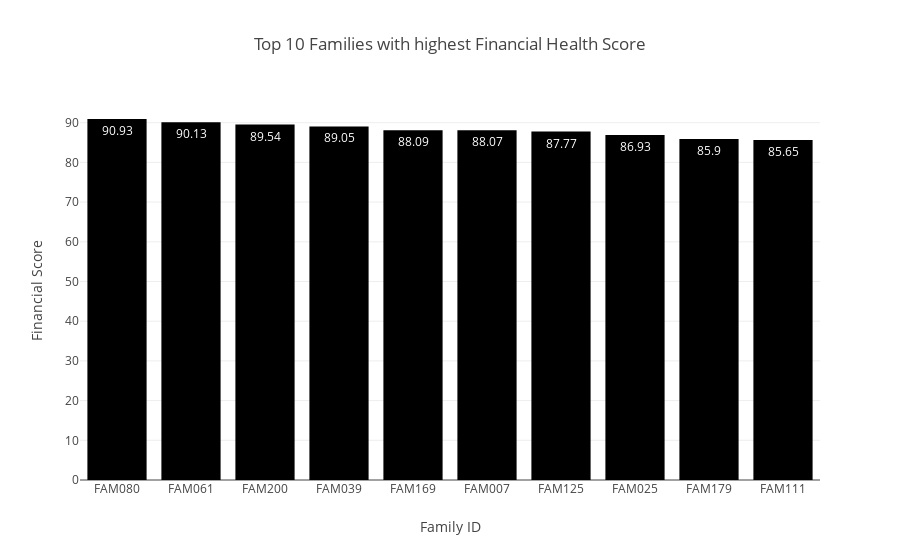
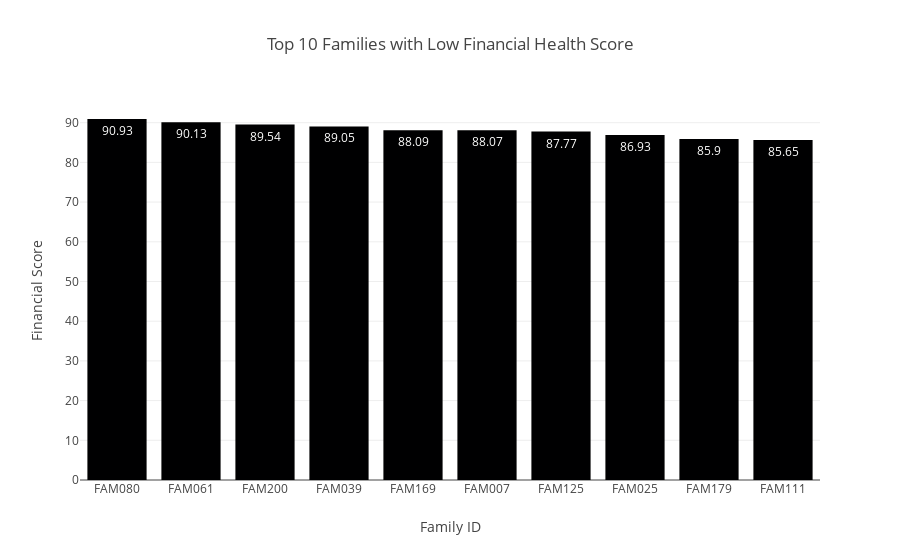

Here is the notebook cell these charts were saved with, in order:
### Markdown cell above
***Top spending categories are:***
1. Entertainment: 615,070.77k
2. Utilities: 609,251.87k
3. Groceries: 606,010.58k
   
***Discretionary spending (e.g., Entertainment) appears to consume a significant portion, potentially affecting financial health.***

### Code cell
# Family-wise financial scores
fig5 = px.bar(
    family_Financial_Score_df_highest,
    x='Family ID',
    y='Score',
    title='Top 10 Families with highest Financial Health Score',
    labels={'Score': 'Financial Score', 'Family ID': 'Family ID'},
    text_auto=True
)
fig5.show()
# Family-wise financial scores
fig6 = px.bar(
    family_Financial_Score_df_highest,
    x='Family ID',
    y='Score',
    title='Top 10 Families with Low Financial Health Score',
    labels={'Score': 'Financial Score', 'Family ID': 'Family ID'},
    text_auto=True
)
fig6.show()

### Figure 1 — Plotly figure (JSON) as saved in the notebook; plotly's stock layout.template omitted (floating-point values rounded to 4 significant figures)
{"data": [{"alignmentgroup": "True", "hovertemplate": "Family ID=%{x}<br>Financial Score=%{y}<extra></extra>", "legendgroup": "", "marker": {"color": "#000001", "pattern": {"shape": ""}}, "name": "", "offsetgroup": "", "orientation": "v", "showlegend": false, "textposition": "auto", "texttemplate": "%{y}", "type": "bar", "x": ["FAM080", "FAM061", "FAM200", "FAM039", "FAM169", "FAM007", "FAM125", "FAM025", "FAM179", "FAM111"], "xaxis": "x", "y": [90.93, 90.13, 89.54, 89.05, 88.09, 88.07, 87.77, 86.93, 85.9, 85.65], "yaxis": "y"}], "layout": {"autosize": true, "barmode": "relative", "legend": {"tracegroupgap": 0}, "title": {"text": "Top 10 Families with highest Financial Health Score"}, "xaxis": {"anchor": "y", "autorange": true, "domain": [0, 1], "range": [-0.5, 9.5], "title": {"text": "Family ID"}, "type": "category"}, "yaxis": {"anchor": "x", "autorange": true, "domain": [0, 1], "range": [0, 95.72], "title": {"text": "Financial Score"}, "type": "linear"}}}

### Figure 2 — Plotly figure (JSON) as saved in the notebook; plotly's stock layout.template omitted (floating-point values rounded to 4 significant figures)
{"data": [{"alignmentgroup": "True", "hovertemplate": "Family ID=%{x}<br>Financial Score=%{y}<extra></extra>", "legendgroup": "", "marker": {"color": "#000001", "pattern": {"shape": ""}}, "name": "", "offsetgroup": "", "orientation": "v", "showlegend": false, "textposition": "auto", "texttemplate": "%{y}", "type": "bar", "x": ["FAM080", "FAM061", "FAM200", "FAM039", "FAM169", "FAM007", "FAM125", "FAM025", "FAM179", "FAM111"], "xaxis": "x", "y": [90.93, 90.13, 89.54, 89.05, 88.09, 88.07, 87.77, 86.93, 85.9, 85.65], "yaxis": "y"}], "layout": {"autosize": true, "barmode": "relative", "legend": {"tracegroupgap": 0}, "title": {"text": "Top 10 Families with Low Financial Health Score"}, "xaxis": {"anchor": "y", "autorange": true, "domain": [0, 1], "range": [-0.5, 9.5], "title": {"text": "Family ID"}, "type": "category"}, "yaxis": {"anchor": "x", "autorange": true, "domain": [0, 1], "range": [0, 95.72], "title": {"text": "Financial Score"}, "type": "linear"}}}
